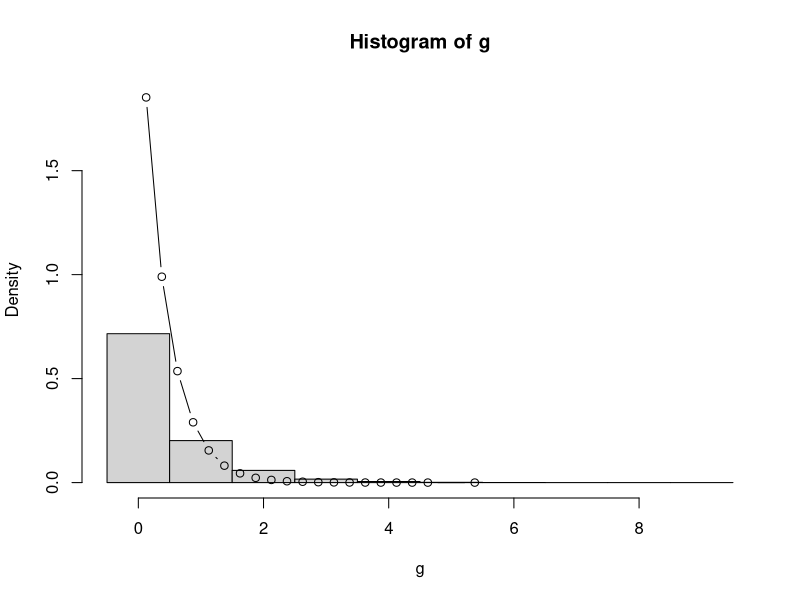

Write R code to recreate this figure.
set.seed(213)
n <- 1e5
mu <- 0.4

x <- rexp(n, rate=1/mu)
g <- rgeom(n, prob=1/(mu+1))
mean(x)
mean(g)

compPlot <- function(disc, cts, cpoints){
	xm <- max(disc)
	dbreaks <- seq(-1/2, xm+1/2)
	cbreaks <- seq(-1/2, xm+1/2, by=1/cpoints)
	ch <- hist(x, breaks=cbreaks, plot=FALSE)
	dmax <- max(ch$density)
	hist(g, prob=TRUE, breaks = dbreaks, ylim=c(0, dmax))
	pos <- ch$density>0
	lines(ch$mids[pos], ch$density[pos], type="b")
}

compPlot(g, x, 4)
